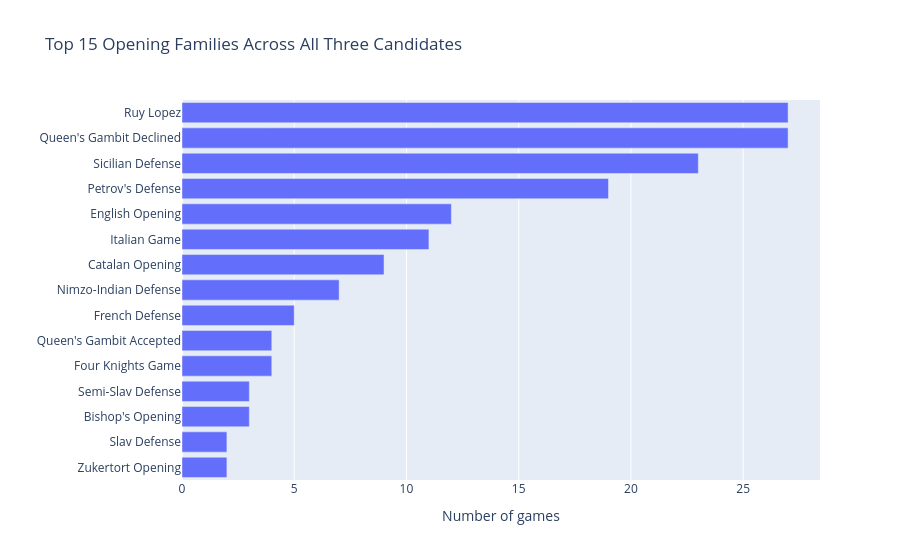

The cell this chart's notebook holds for it:
### Markdown cell above
## Most Popular Openings (All Tournaments Combined)

### Code cell
top_openings = df["opening_family"].value_counts().head(15)

fig = px.bar(
    x=top_openings.values,
    y=top_openings.index,
    orientation="h",
    title="Top 15 Opening Families Across All Three Candidates",
    labels={"x": "Number of games", "y": ""},
)
fig.update_layout(yaxis=dict(autorange="reversed"))
fig.show()

### Figure 1 — Plotly figure (JSON) as saved in the notebook; plotly's stock layout.template omitted (floating-point values rounded to 4 significant figures)
{"data": [{"hovertemplate": "Number of games=%{x}<br>=%{y}<extra></extra>", "legendgroup": "", "marker": {"color": "#636efa", "pattern": {"shape": ""}}, "name": "", "orientation": "h", "showlegend": false, "textposition": "auto", "type": "bar", "x": [27, 27, 23, 19, 12, 11, 9, 7, 5, 4, 4, 3, 3, 2, 2], "xaxis": "x", "y": ["Ruy Lopez", "Queen's Gambit Declined", "Sicilian Defense", "Petrov's Defense", "English Opening", "Italian Game", "Catalan Opening", "Nimzo-Indian Defense", "French Defense", "Queen's Gambit Accepted", "Four Knights Game", "Semi-Slav Defense", "Bishop's Opening", "Slav Defense", "Zukertort Opening"], "yaxis": "y"}], "layout": {"barmode": "relative", "legend": {"tracegroupgap": 0}, "title": {"text": "Top 15 Opening Families Across All Three Candidates"}, "xaxis": {"anchor": "y", "domain": [0.0, 1.0], "title": {"text": "Number of games"}}, "yaxis": {"anchor": "x", "autorange": "reversed", "domain": [0.0, 1.0], "title": {"text": ""}}}}
